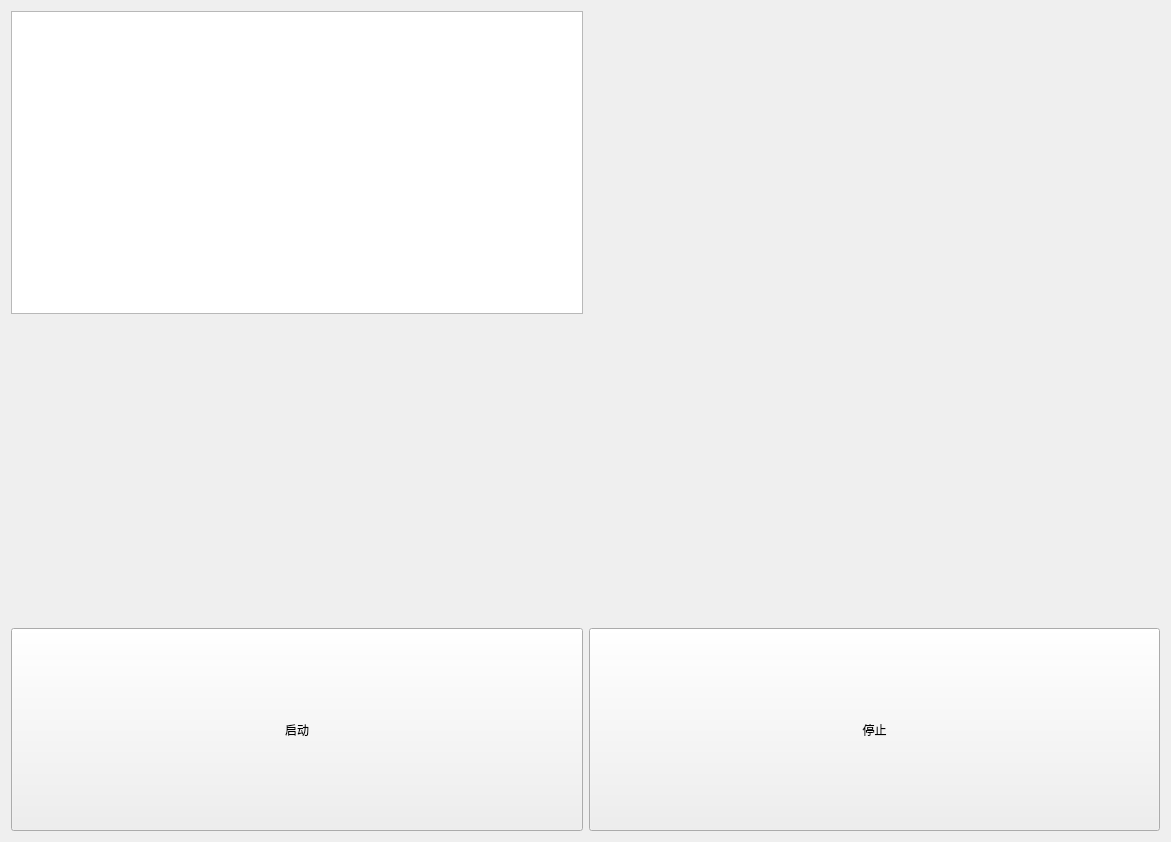
<?xml version="1.0" encoding="UTF-8"?>
<ui version="4.0">
 <class>AutoPage</class>
 <widget class="QWidget" name="AutoPage">
  <property name="enabled">
   <bool>true</bool>
  </property>
  <property name="geometry">
   <rect>
    <x>0</x>
    <y>0</y>
    <width>1171</width>
    <height>842</height>
   </rect>
  </property>
  <property name="sizePolicy">
   <sizepolicy hsizetype="Maximum" vsizetype="Maximum">
    <horstretch>0</horstretch>
    <verstretch>0</verstretch>
   </sizepolicy>
  </property>
  <property name="minimumSize">
   <size>
    <width>0</width>
    <height>0</height>
   </size>
  </property>
  <property name="maximumSize">
   <size>
    <width>16777215</width>
    <height>16777215</height>
   </size>
  </property>
  <property name="windowTitle">
   <string>MainWindow</string>
  </property>
  <layout class="QVBoxLayout" name="verticalLayout_2" stretch="3,1">
   <item>
    <layout class="QHBoxLayout" name="horizontalLayout_2" stretch="1,1">
     <item>
      <layout class="QVBoxLayout" name="verticalLayout" stretch="1,1">
       <item>
        <widget class="Palletizing::MotionInfoDisplayWidget" name="motionInfoDisplay">
         <property name="sizePolicy">
          <sizepolicy hsizetype="Preferred" vsizetype="Preferred">
           <horstretch>0</horstretch>
           <verstretch>0</verstretch>
          </sizepolicy>
         </property>
        </widget>
       </item>
       <item>
        <widget class="Palletizing::MonitorWidget" name="widMonitor" native="true"/>
       </item>
      </layout>
     </item>
     <item>
      <widget class="Palletizing::PalletizingOutputDisplayWidget" name="widPalletizingOutput" native="true"/>
     </item>
    </layout>
   </item>
   <item>
    <layout class="QHBoxLayout" name="horizontalLayout">
     <item>
      <widget class="QPushButton" name="btnStart">
       <property name="sizePolicy">
        <sizepolicy hsizetype="Minimum" vsizetype="Expanding">
         <horstretch>0</horstretch>
         <verstretch>0</verstretch>
        </sizepolicy>
       </property>
       <property name="text">
        <string>启动</string>
       </property>
      </widget>
     </item>
     <item>
      <widget class="QPushButton" name="btnStop">
       <property name="sizePolicy">
        <sizepolicy hsizetype="Minimum" vsizetype="Expanding">
         <horstretch>0</horstretch>
         <verstretch>0</verstretch>
        </sizepolicy>
       </property>
       <property name="text">
        <string>停止</string>
       </property>
      </widget>
     </item>
    </layout>
   </item>
  </layout>
 </widget>
 <customwidgets>
  <customwidget>
   <class>Palletizing::MotionInfoDisplayWidget</class>
   <extends>QListView</extends>
   <header>MotionInfoDisplayWidget.h</header>
  </customwidget>
  <customwidget>
   <class>Palletizing::PalletizingOutputDisplayWidget</class>
   <extends>QWidget</extends>
   <header>PalletizingOutputDisplayWidget.h</header>
   <container>1</container>
  </customwidget>
  <customwidget>
   <class>Palletizing::MonitorWidget</class>
   <extends>QWidget</extends>
   <header>MonitorWidget.h</header>
   <container>1</container>
  </customwidget>
 </customwidgets>
 <resources>
  <include location="../../res/Palletizing.qrc"/>
 </resources>
 <connections/>
</ui>
